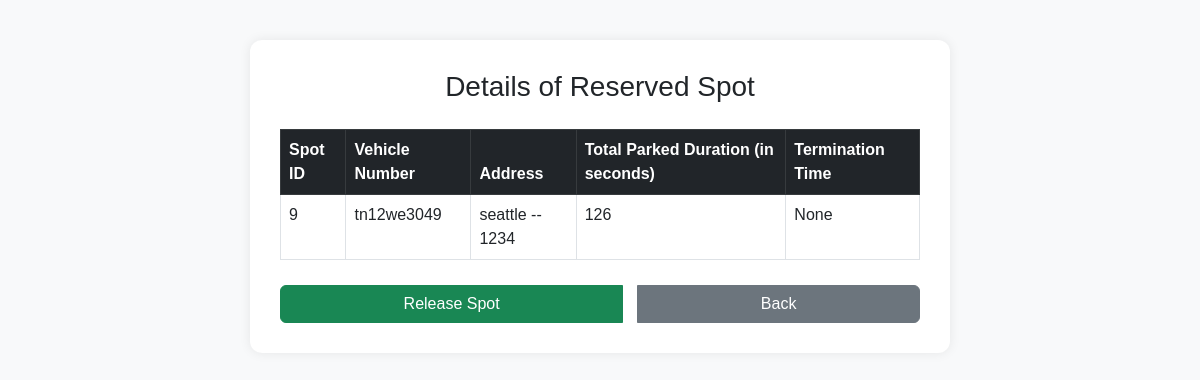
The app's page /user/spot/9 (signed in) with its own data.
### tables this page shows
CREATE TABLE Bookings (
              booking_id  INTEGER PRIMARY KEY AUTOINCREMENT,
              spot_id     INTEGER NOT NULL,
              vehicle_id  INTEGER NOT NULL,
              start_time  DATETIME NOT NULL DEFAULT CURRENT_TIMESTAMP,
              end_time    DATETIME,
              status      TEXT    NOT NULL DEFAULT 'Booked'
                           CHECK(status IN ('Booked','Completed','Cancelled')),
              duration_hours Float Default NULL,
              total_amount Float Default NULL,
              FOREIGN KEY(spot_id)    REFERENCES ParkingSpots(spot_id)
                ON DELETE CASCADE,
              FOREIGN KEY(vehicle_id) REFERENCES Vehicles(vehicle_id)
                ON DELETE CASCADE
            );

CREATE TABLE Vehicles (
              vehicle_id     INTEGER PRIMARY KEY AUTOINCREMENT,
              user_id        INTEGER NOT NULL,
              vehicle_number TEXT    NOT NULL,
              FOREIGN KEY(user_id) REFERENCES Users(user_id)
                ON DELETE CASCADE
            );

CREATE TABLE ParkingLots (
              lot_id         INTEGER PRIMARY KEY AUTOINCREMENT,
              address        TEXT    NOT NULL,
              pin_code       TEXT,
              price_per_hour REAL    NOT NULL,
              max_spots      INTEGER NOT NULL,
              created_at     DATETIME DEFAULT CURRENT_TIMESTAMP,
              free_spots   INTEGER NOT NULL
            );

### app.py (the view, shortened to what this page needs)
@app.route('/user/spot/<int:spotid>', methods=['GET', 'POST'])
def reservation_details(spotid):
    det = in_progress(session.get('user_id'))
    for d in det:
        print(d)
    for d in det:
        if d[3] == spotid:
            spot = d
            break
    return render_template('reservationDetails.html', spotid=spotid, spot=spot)

### templates/reservationDetails.html (shortened to what this page needs)
<!DOCTYPE html>
<html lang="en">
<head>
    <link href="https://cdn.jsdelivr.net/npm/bootstrap@5.3.0/dist/css/bootstrap.min.css" rel="stylesheet">
</head>
<body>
<div class="container">
    <h3>Details of Reserved Spot</h3>
    <table class="table table-bordered table-hover">
        <thead class="table-dark">
            <tr>
                <th>Spot ID</th>
                <th>Vehicle Number</th>
                <th>Address</th>
                <th>Total Parked Duration (in seconds)</th>
                <th>Termination Time</th>
            </tr>
        </thead>
        <tbody>
            <tr>
                <td>{{ spot[3] }}</td>
                <td>{{ spot[1] }}</td>
                <td>{{ spot[4] }} -- {{ spot[5] }}</td>
                <td>{{ spot[10] }}</td>
                <td>{{ spot[8] }}</td>
            </tr>
        </tbody>
    </table>
    <form action="{{ url_for('reservation_details', spotid=spot[3]) }}" method="post" class="btn-group">
        <button type="submit" name="action" value="complete" class="btn btn-success">Release Spot</button>
        <button type="submit" name="action" value="back" class="btn btn-secondary">Back</button>
    </form>
</div>
</body>
</html>

### templates/reservationDetails.html (style rules this page uses)
body { padding: 40px; background-color: #f8f9fa; font-family: Arial, sans-serif; }
.container { max-width: 700px; margin: auto; background: white; padding: 30px; border-radius: 12px; box-shadow: 0 0 12px rgba(0, 0, 0, 0.08); }
h3 { margin-bottom: 25px; text-align: center; }
.btn-group { display: flex; justify-content: center; gap: 15px; margin-top: 25px; }

### records on screen
Bookings: spot "9"
Vehicles: vehicle_number "tn12we3049"
ParkingLots: address "seattle"

### other values on screen
{{ spot[5] }} "1234"
{{ spot[10] }} "126"
{{ spot[8] }} "None"
